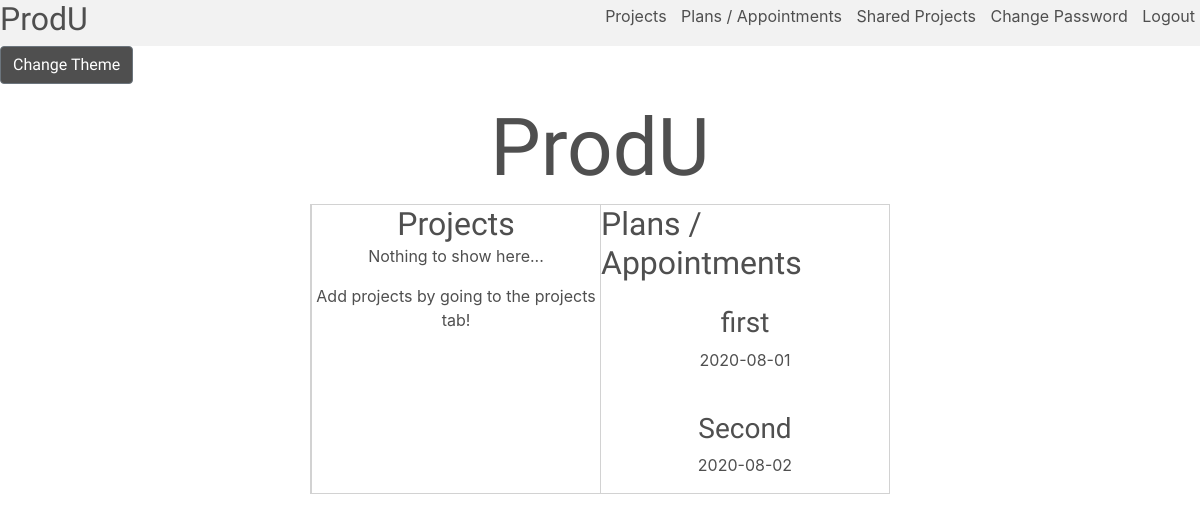
Before: / (signed in) with the older database file.
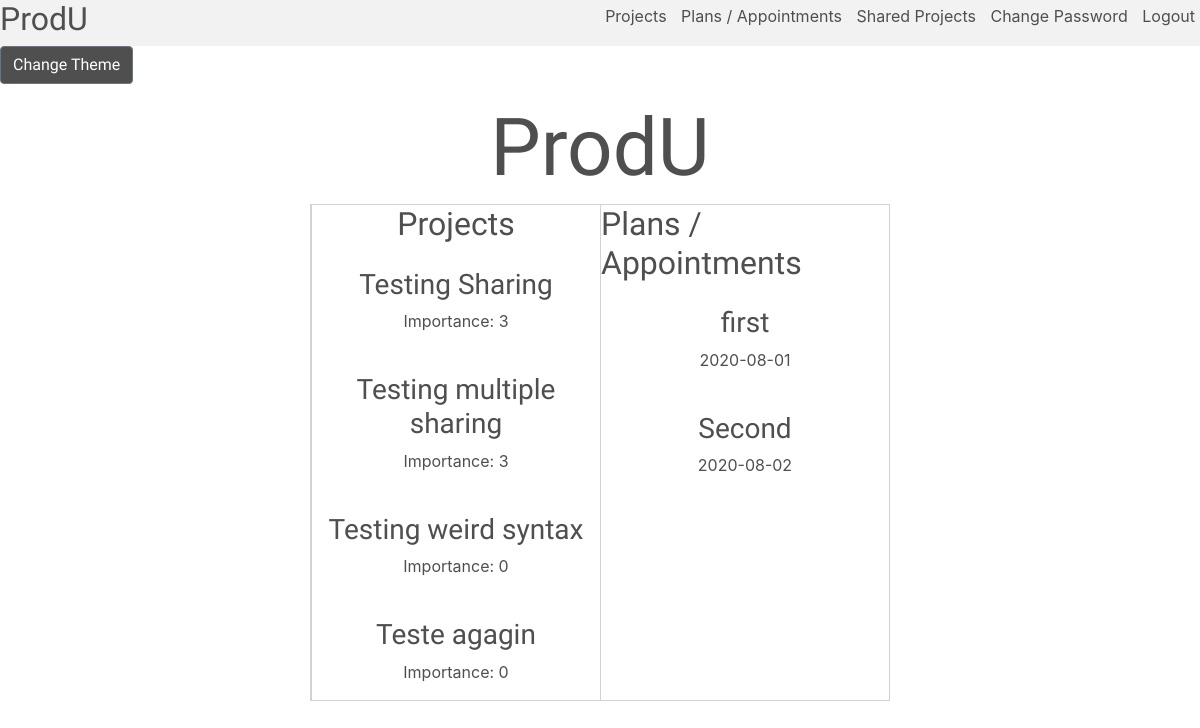
After: the same page with the newer database file.
### tables this page shows
CREATE TABLE plans (
id INTEGER PRIMARY KEY,
user_id INTEGER NOT NULL,
details TEXT NOT NULL,
date DATE NOT NULL,
FOREIGN KEY (user_id) REFERENCES users(id)
);

CREATE TABLE projects (
id INTEGER PRIMARY KEY,
user_id INTEGER NOT NULL,
visible_ids TEXT,
name TEXT NOT NULL,
importance INTEGER NOT NULL,
FOREIGN KEY (user_id) REFERENCES users(id)
);

### app.py (the view)
@app.route("/")
@login_required
def index():
    session["commentopen"] = None
    plans = db.execute("SELECT * FROM plans WHERE user_id = :user_id ORDER BY date ASC LIMIT 5", user_id = session["user_id"])
    projects = db.execute("SELECT * FROM projects WHERE user_id = :user_id ORDER BY importance DESC LIMIT 5", user_id = session["user_id"])
    alert_text = ""
    return render_template("index.html", plans = plans, projects = projects)

### app.py (called while the page is built)
def login_required(f):
    @wraps(f)
    def decorated_function(*args, **kwargs):
        if session.get("user_id") is None:
            return redirect("/login")
        return f(*args, **kwargs)
    return decorated_function

### templates/index.html (shortened to what this page needs)
{% extends "layout.html" %}
{% block body %}
    <h1>ProdU</h1>
    <div id = "indexdisplay">
        <div id = "projects">
            <h2 style = "margin: 0 auto;">Projects</h2>
            {% if not projects %}
                <p>Nothing to show here...</p>
                <p>Add projects by going to the projects tab!</p>
            {% else %}
                {% for project in projects %}
                    <br>
                    <div style = "width: 100%;">
                        <h3> {{ project["name"] }} </h3>
                        <p>Importance: {{ project["importance"] }}</p>
                    </div>
                {% endfor %}
            {% endif %}
        </div>
        <div id = "plans">
            <h2 style = "margin: 0 auto;">Plans / Appointments</h2>
            {% if not plans %}
                <p>Nothing to show here...</p>
                <p>Add plans by going to the plans tab!</p>
            {% else %}
                {% for plan in plans %}
                    <br>
                    <div style = "width: 100%;">
                        <h3> {{ plan["details"] }} </h3>
                        <p>{{ plan["date"] }}</p>
                    </div>
                {% endfor %}
            {% endif %}
        </div>
    </div>
{% endblock %}

Changed rows visible on the page:
added projects: name "Testing Sharing", importance "3"
added projects: name "Testing multiple sharing", importance "3"
added projects: name "Testing weird syntax", importance "0"
added projects: name "Teste agagin", importance "0"
Other visible differences:
text no longer shown: "Nothing to show here... Add projects by going to the projects tab!"
